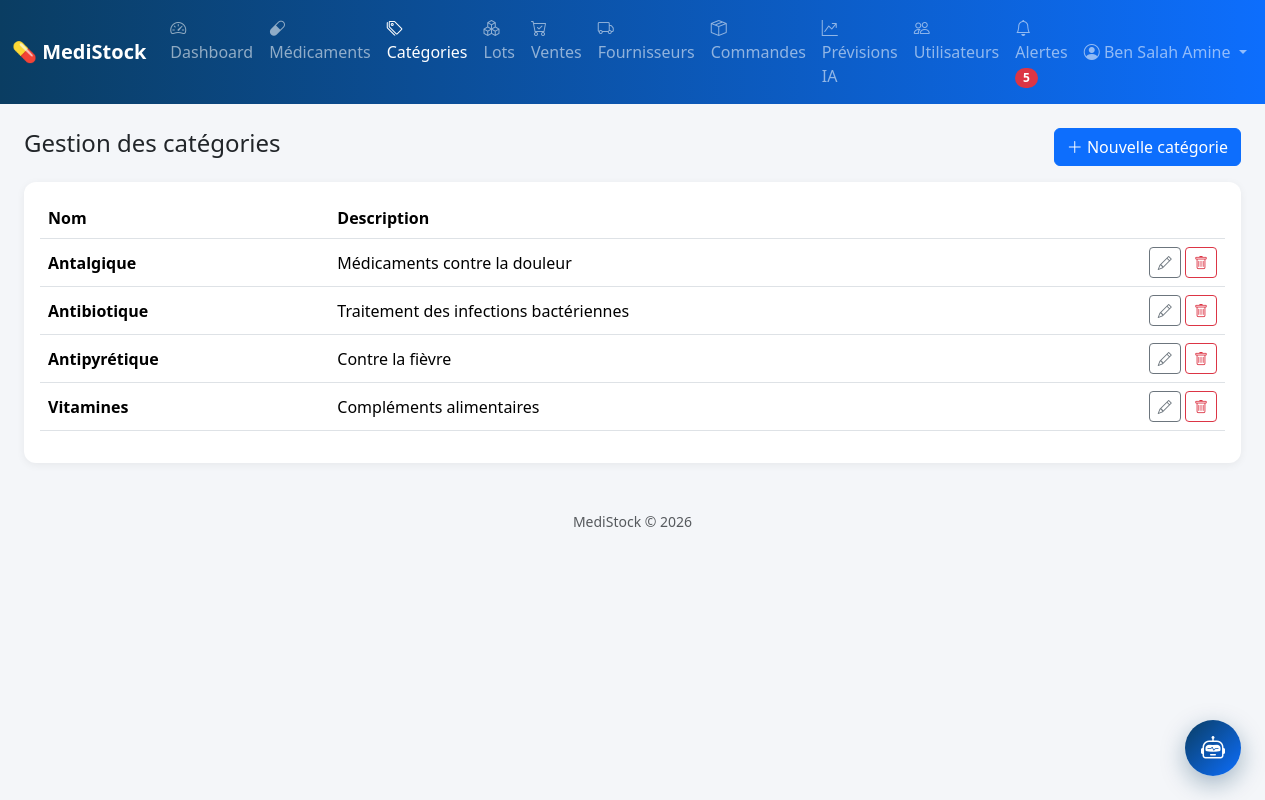
The page /categories.php (signed in) on the database its author committed.
### tables this page shows
CREATE TABLE categories (
    id          INT AUTO_INCREMENT PRIMARY KEY,
    nom         VARCHAR(80) NOT NULL UNIQUE,
    description VARCHAR(255)
);

### categories.php (the view, shortened to what this page needs)
<?php
require 'config/db.php';
$categories = $pdo->query("SELECT * FROM categories ORDER BY nom")->fetchAll();
require 'includes/header.php';
?>
<div class="d-flex justify-content-between align-items-center mb-3">
    <h4>Gestion des catégories</h4>
    <button class="btn btn-primary" data-bs-toggle="modal" data-bs-target="#modalCategorie" onclick="nouvelleCategorie()">
        <i class="bi bi-plus-lg"></i> Nouvelle catégorie
    </button>
</div>
<div class="card p-3">
    <div class="table-responsive">
        <table class="table table-hover align-middle">
            <thead>
                <tr>
                    <th>Nom</th>
                    <th>Description</th>
                    <th></th>
                </tr>
            </thead>
            <tbody>
            <?php foreach ($categories as $c): ?>
                <tr>
                    <td><strong><?= htmlspecialchars($c['nom']) ?></strong></td>
                    <td><?= htmlspecialchars($c['description']) ?></td>
                    <td class="text-end">
                        <button class="btn btn-sm btn-outline-secondary"
                                onclick='editerCategorie(<?= json_encode($c, JSON_HEX_APOS | JSON_HEX_QUOT) ?>)'>
                            <i class="bi bi-pencil"></i>
                        </button>
                        <a href="categories.php?delete=<?= $c['id'] ?>" class="btn btn-sm btn-outline-danger"
                           onclick="return confirm('Supprimer cette catégorie ?')">
                            <i class="bi bi-trash"></i>
                        </a>
                    </td>
                </tr>
            <?php endforeach; ?>
            </tbody>
        </table>
    </div>
</div>
<?php require 'includes/footer.php'; ?>

### assets/css/style.css (style rules this page uses)
:root { --ms-primary: #0d6efd; --ms-dark: #0a3d62; }
body { background-color: #f4f6f9; font-family: 'Segoe UI', system-ui, sans-serif; }
.card { border: none; border-radius: 12px; box-shadow: 0 2px 8px rgba(0,0,0,.06); }
.table thead { background-color: #eef2f9; }

### rows shown on the page
categories: nom "Antalgique", description "Médicaments contre la douleur"
categories: nom "Antibiotique", description "Traitement des infections bactériennes"
categories: nom "Antipyrétique", description "Contre la fièvre"
categories: nom "Vitamines", description "Compléments alimentaires"

### other values the page prints
$nombre_alertes "5"
$_SESSION['nom'] "Ben Salah Amine"
